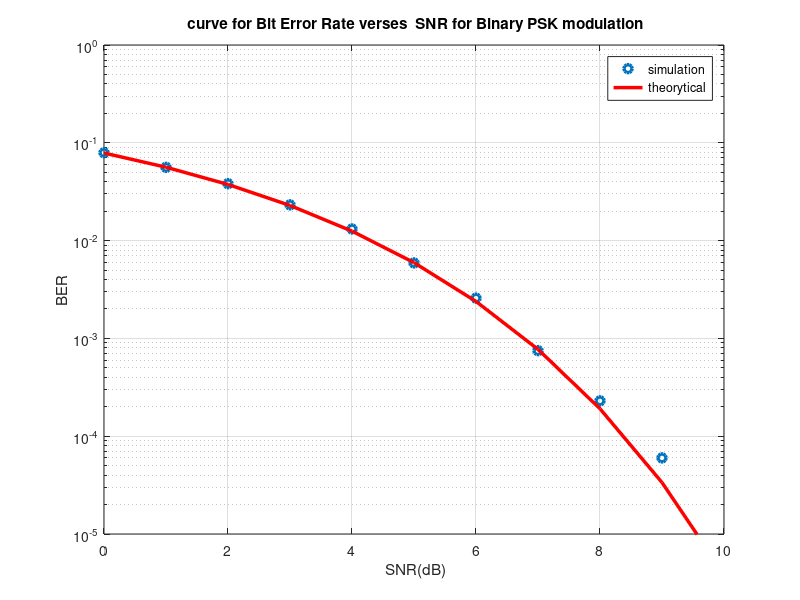

This figure's MATLAB source:
%*************** Advanced Communication Systems*****************%
%                       CE542, Fall 2018                        %
%                       ECE, UTH, Greece                        %
% File: project_1                                               %
% Authors: Christos Georgakidis (1964)                          %
%***************************************************************%

% pkg load communications
clear all
close all

SNRdB = 0:20; % SNR in dB %
N = 100000; % number of bits %

% System Specifications %
Eb = 1; % Energy / bit %

SNR_linear = 10.^(SNRdB/10);
nOfIterations = 1;  % num of iterations for Monte Carlo Simulation %

%  Transmitter  %
bits = rand(1, N) > 0.5; % generating 0, 1 with equal probability %
s = 2*bits - 1; % BPSK modulation 0 -> -1, 1 -> 1 %
x = complex(s);

for ii = 1:length(SNRdB)
    %  Channel  %
    y = awgn(x, SNRdB(ii));

%     scatterplot(y);

    %  Receiver  %
    output = real(y)>0; % decision %

    % counting the errors %
    error_num = 0;
    for i = 1:N
        if output(i) ~= bits(i)
            error_num = error_num + 1;
        end
    end
    BER(ii) = error_num/N; % Bit Error Rate %
end

BER_exp = (1/2)*erfc(sqrt(SNR_linear));

% BER - SNR Graph %
figure(1)
%plot start
semilogy(SNRdB,BER,'o','linewidth',2.5),grid on,hold on;
semilogy(SNRdB,BER_exp,'r','linewidth',2.5);
title(' curve for Bit Error Rate verses  SNR for Binary PSK modulation');
xlabel(' SNR(dB)');
ylabel('BER');
legend('simulation','theorytical');
axis([0 10 10^-5 1]);





